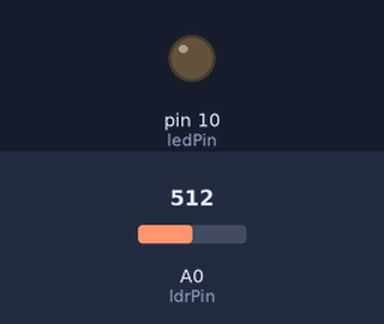
Recording of a sketch running on a simulated Arduino Uno, built with avr-gcc and run on an emulated ATmega328P. Parts: output pins drawn as LEDs (lit = HIGH). The test bench sets the inputs (shaded band); at power-on: A0 (ldrPin) = 512.

Above: at 1.2 s.
1.3 s: A0 (ldrPin) set to 313
2.8 s: A0 (ldrPin) set to 289
At 4.0 s:
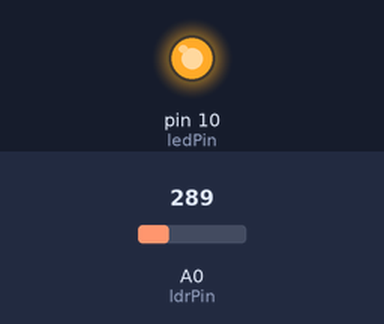
4.3 s: A0 (ldrPin) set to 306
At 5.1 s:
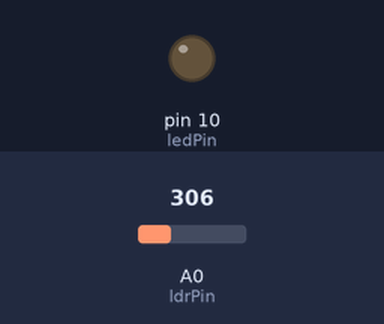
5.8 s: A0 (ldrPin) set to 290
At 6.3 s:
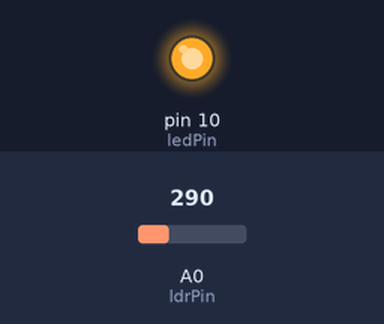
Timing chart, 0 to 8.3 s (numbered marks = the images above; inputs shaded):
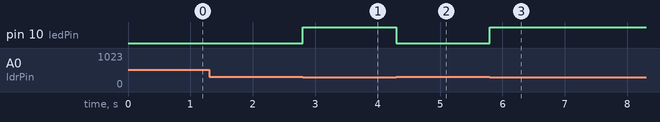

The sketch:

ldr.ino
```cpp
const int ledPin = 10;
const int ldrPin = A0;


void setup() {

  Serial.begin(9600);
  pinMode(ledPin, OUTPUT);
  pinMode(ldrPin, INPUT);
}

void loop() {

  int ldrStatus = analogRead(ldrPin);


   if (ldrStatus <=300) {

    digitalWrite(ledPin, HIGH);


   }
  else {

    digitalWrite(ledPin, LOW);

  }

}
```

Measured:
- the behaviour switches between 301 and 300 on A0 (ldrPin) (found by bisection; images 0 and 1)
- after the input at 1.3 s, every drawn part: stays the same
- after the input at 2.8 s, pin 10 (ledPin): LOW → HIGH at once
- after the input at 4.3 s, pin 10 (ledPin): HIGH → LOW at once
- after the input at 5.8 s, pin 10 (ledPin): LOW → HIGH at once
